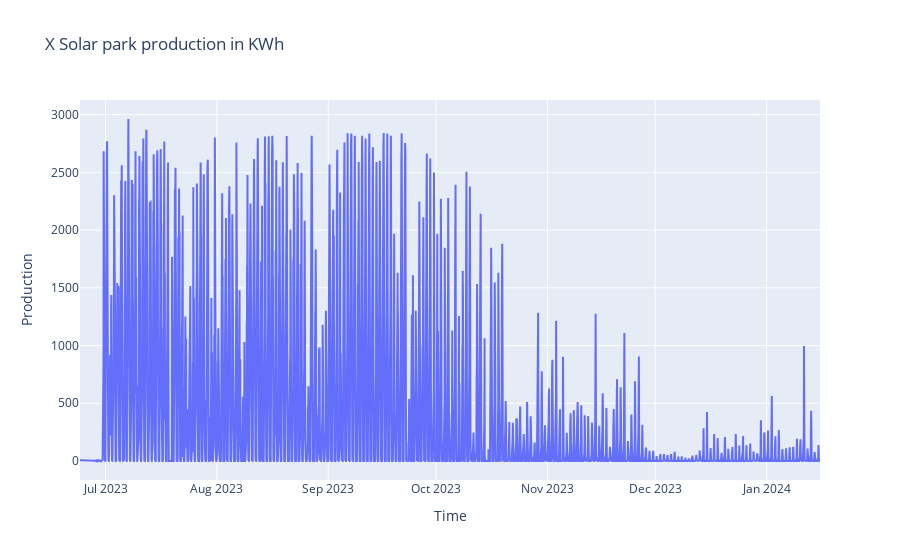

Notebook code for this chart:
### Code cell
x_values = [entry['start_time'] for entry in historical_data]
y_values = [entry['production'] for entry in historical_data]

scatter_traces = [
    go.Scatter(
        x=x_values,
        y=y_values,
        name='Production',
    )
]

fig = go.Figure(data=scatter_traces)

layout = dict(
    title='Solar park "X" production in KWh',
    xaxis=dict(title='Time'),
    yaxis=dict(title='Production')
)

fig.update_layout(layout)
iplot(fig)

### Figure 1 — Plotly figure (JSON) as saved in the notebook; plotly's stock layout.template omitted (floating-point values rounded to 4 significant figures; data arrays with more than 128 entries replaced by an {"elided": "..."} marker saying what was removed)
{"data": [{"name": "Production", "type": "scatter", "x": {"elided": "4945 str values"}, "y": {"elided": "4945 int values"}}], "layout": {"title": {"text": "X Solar park production in KWh"}, "xaxis": {"title": {"text": "Time"}}, "yaxis": {"title": {"text": "Production"}}}}
